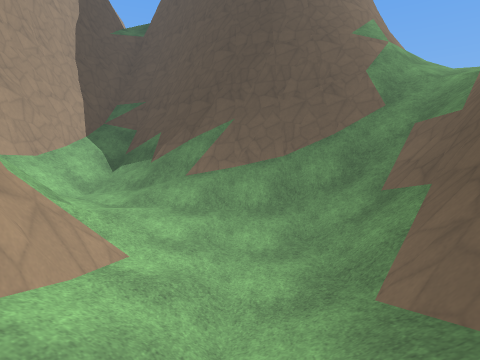
View 1 (above)

12 first-person views from a walk through a level from a Godot 3-D game. The camera is 1.5 m above the floor, tilts 6° down and sees 80° across. The floor is counted in squares, 2 m on a side. Each view is taken from the middle of a square. On the plan, view 1 faces up. The plan holds only what a view shows up to about 10 squares ahead; the rest is blank. The place goes on beyond the plan. Flat picture figures and markers are not drawn. Surface patterns are stand-ins for the level's own textures.

View 2
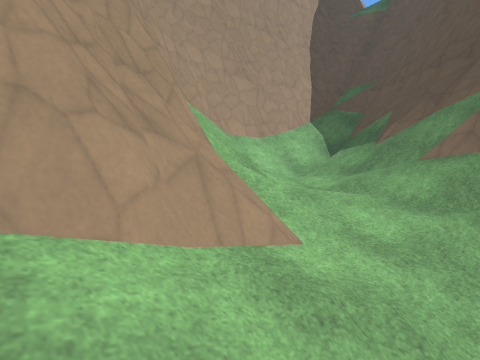

View 3
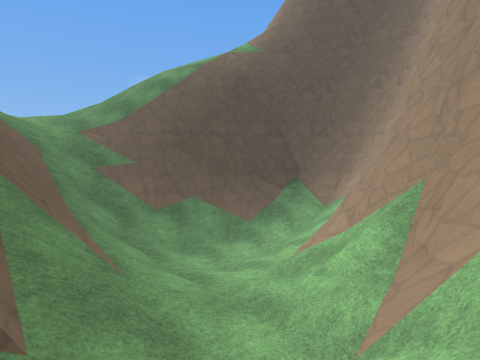

View 4
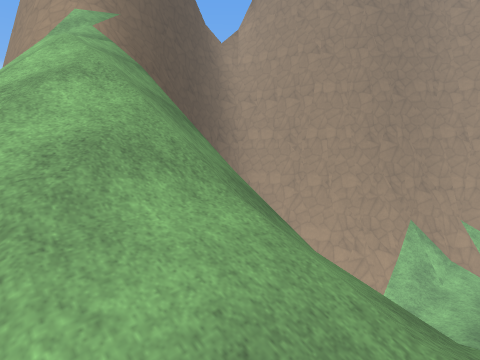

View 5
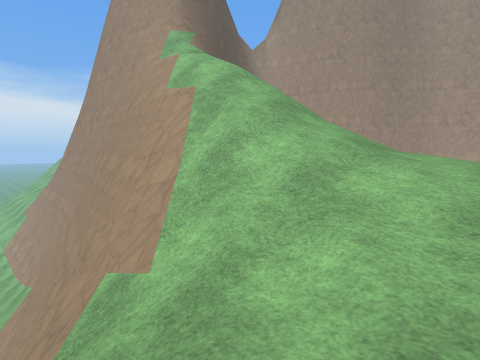

View 6
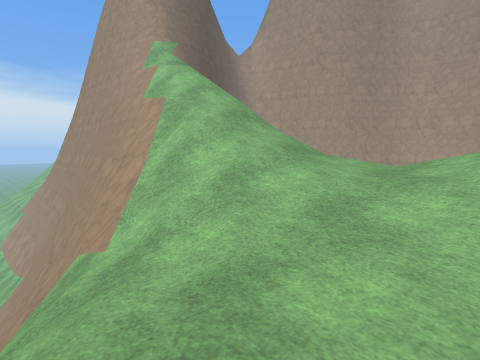

View 7
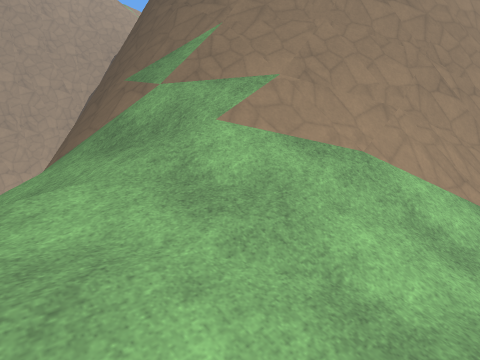

View 8
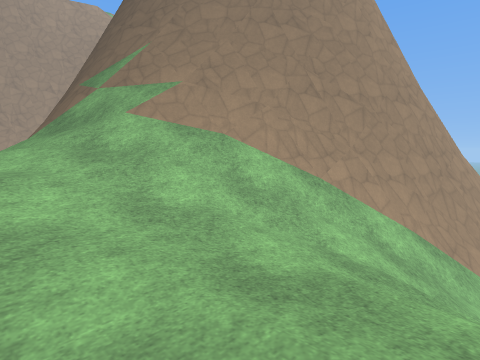

View 9
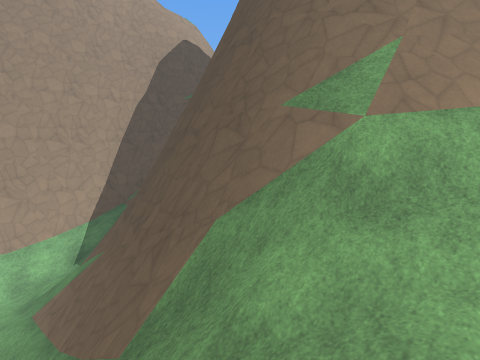

View 10
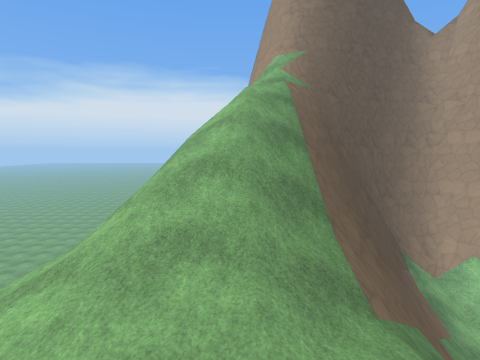

View 11
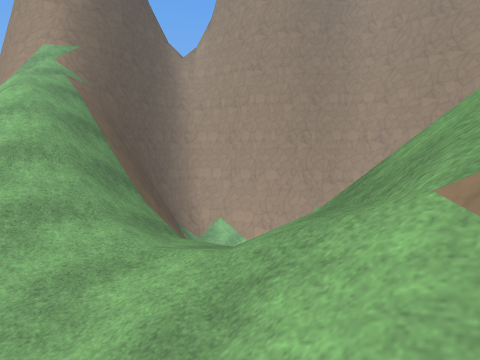

View 12
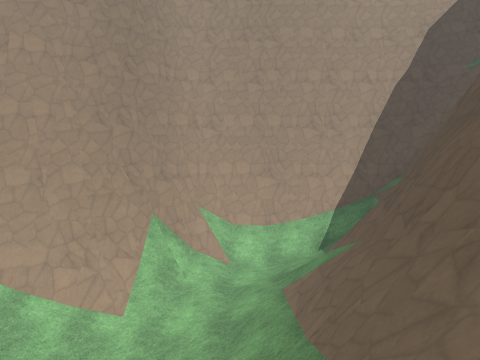

### Floor plan
Key: @ floor where view 1 was taken; # wall or solid block; x gap in a wall; . main floor; : floor 0.75 m higher than the main floor; + floor 1.5 m higher than the main floor; - floor 1.75 m lower than the main floor; _ floor 2.5 m lower than the main floor; < floor 3.25 m lower than the main floor; ( floor 4.75 m lower than the main floor; / step, stairs or slope; = window, fence, low wall or low ledge; v drop or lower ground.
Columns run from 5 left of view 1 to 9 right of it. Each row starts with its distance up from view 1.
 12             ##=
 11            ##=/
 10 ####      ##=//
  9 #/##     ###///
  8 #/=##  ###/////
  7  //######///:..
  6  ////###//++::.
  5 #/<///////+////
  4 #-/////////////
  3 ##-//(/##//////
  2  ###/(/#v///v#/
  1    #//##v//vv#/
  0    #_@##v//v #/
 -1    ####vv/vv #/
 -2       #vx/v ##/
 -3       ####v #/
 -4          ####/
 -5             #/
 -6             #/

Positions as (right, up) in squares from view 1, and headings:
1: (0, 0), facing up
2: (0, 1), facing up-left
3: (-4, 7), facing down-right
4: (6, 5), facing down-left
5: (9, 6), facing down-left
6: (9, 7), facing down-left
7: (7, 6), facing up-left
8: (9, 6), facing up-left
9: (5, 5), facing up-left
10: (5, 7), facing down
11: (6, 8), facing down-left
12: (4, 5), facing left
